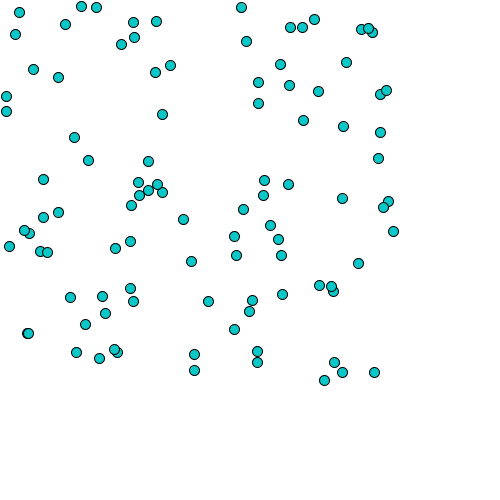
Frame 1 (no input)
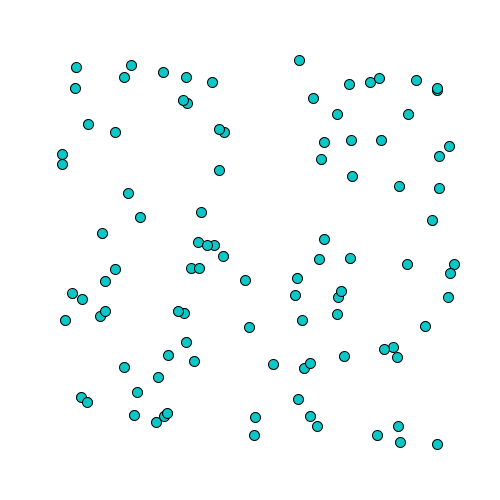
Frame 60 (the mouse pressed at the canvas centre just before this capture)
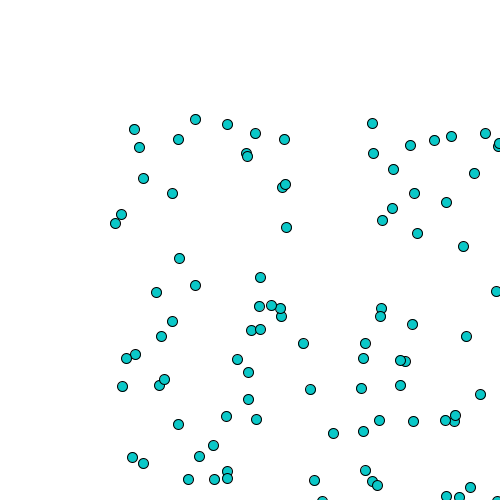
Frame 120 (the mouse held since frame 60 and released just before this capture)

The Processing sketch that drew these frames (run headless with seeded random() and noise(); from frame 60 on, the mouse is pressed at the canvas centre):

// Processing sketch: processing_168460
// ── processing_168460.pde

//moving cells to a point

Cell[] myCells = new Cell[99]; //declare and create

void setup(){
 size(500, 500);
for(int i = 0; i<myCells.length; i++){   //assign
myCells[i] = new Cell();
}
}

void draw(){
  background(255);
  for(int i = 0; i<myCells.length; i++){
 myCells[i].display();
 myCells[i].update(); 
 myCells[i].stopping();
  }
}
//creating a class

class Cell{
  
  float xlocation;    //declare variables
  float ylocation;
  float dia;
  boolean isseed;     //why?????
  float cellred, cellgreen, cellblue;
  float lineweight; 
  

  Cell(){           //constructing the class
  xlocation = random(0, 400);   // assign values = define
  ylocation = random(0,400);
  dia = 10;
  isseed = false;
  cellred = 10;
  cellgreen = 200;
  cellblue = 200;
  lineweight = 0.5;
  }
  
  void display(){
    stroke(lineweight);   //creating functions
    fill(cellred, cellgreen, cellblue);
    ellipse(xlocation, ylocation, dia, dia);

  }
  
  void update(){
    xlocation = xlocation+random(-0.1, 2);  //changing random values the direction and speed can be changed
    ylocation = ylocation+random(-0.1, 2);  
    }
    
 void stopping(){
   if( (xlocation > 200) || (xlocation < 0)){
   xlocation = xlocation+random(0.1, -5);
   }

   if( (ylocation > 200) || (ylocation < 0)){
   ylocation = ylocation+random(0.1, -5);
   }
 }
  
  
}
